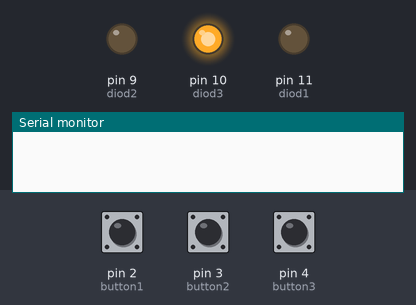
This sketch was run on a simulated Arduino Uno, built with avr-gcc and run on an emulated ATmega328P. On the bench: output pins drawn as LEDs (lit = HIGH), the last lines printed to the serial monitor. Inputs (shaded band) come from the test bench; at power-on: pin 2 (button1) HIGH, pin 3 (button2) HIGH, pin 4 (button3) HIGH. Random numbers use the default seed unless the sketch sets one.

Above: at 1.2 s.
1.3 s: pin 2 (button1) pulled LOW for 0.15 s
At 3.3 s:
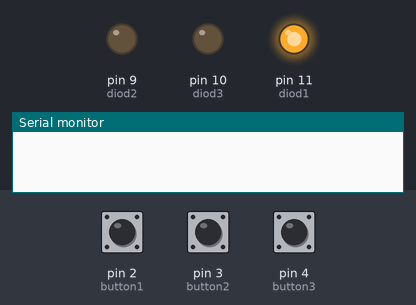
4.4 s: pin 2 (button1) pulled LOW for 3.2 s
At 10.7 s:
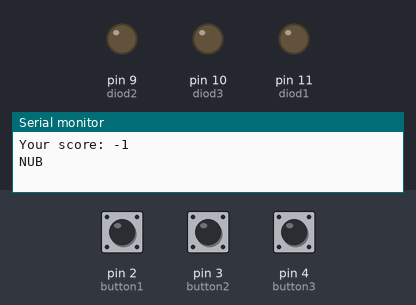
Timing chart, 0 to 12.2 s (numbered marks = the images above; inputs shaded):
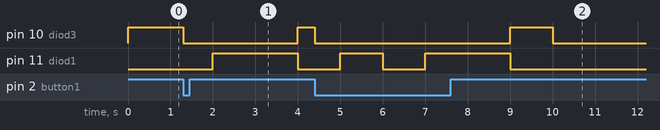

The sketch:

sketch_nov03a.ino
```cpp
int score = 0;
int process = 10;

int diod1 = 11; //RED
int diod2 = 9; //GREEN
int diod3 = 10; //BLUE

int button1 = 2; //RED
int button2 = 3; //GREEN
int button3 = 4; //BLUE

void setup() {
  randomSeed(0);
  Serial.begin(9600);
}

int check(int currentDiod) {
  if ( ( currentDiod == diod1) && (digitalRead(button1) == 0)
       ||   ( currentDiod == diod2) && (digitalRead(button2) == 0)
       ||   ( currentDiod == diod3) && (digitalRead(button3) == 0) ) {
    return 1;
  }
  else if ( (digitalRead(button1) == 0)
            || (digitalRead(button2) == 0)
            || (digitalRead(button3) == 0) ) {
    return 0;
  }
  return -1;
}

void miganie() {
  int del = 0;
  int diod = random(9, 12);
  if (diod == diod1) {
    analogWrite(diod1, 255);
    analogWrite(diod2, 0);
    analogWrite(diod3, 0);
  }
  else if (diod == diod2) {
    analogWrite(diod1, 0);
    analogWrite(diod2, 255);
    analogWrite(diod3, 0);
  }
  else if (diod == diod3) {
    analogWrite(diod1, 0);
    analogWrite(diod2, 0);
    analogWrite(diod3, 255);
  }

  for (int i = 1; i <= 20; i++) {
    int check_butt = check(diod);
    if (check_butt == 1) {
      score++;
      break;
    }
    else if (check_butt == 0) {
      analogWrite(diod, 0);
      score--;
      break;
    }
    delay(50);
    del = 50*i;
  }
  process--;
  delay(1000-del);
}

void loop() {
  if (process == 0) {
    analogWrite(diod1, 0);
    analogWrite(diod2, 0);
    analogWrite(diod3, 0);
    Serial.print("Your score: ");
    Serial.println(score);
    if (score <= 4) {
      Serial.write("NUB");
    }
    else if (score <= 7) {
      Serial.write("Not bad");
    }
    else if (score <= 9) {
      Serial.write("Master");
    }
    else if (score == 10) {
      Serial.write("God");
    }
    process = -1;
  }
  else  if (process > 0) {
    miganie();
  }
}
```
